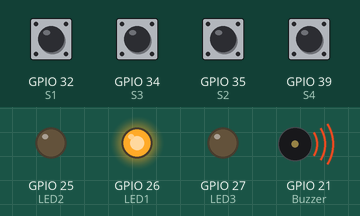
This sketch was run on a simulated ESP32. Parts: output pins drawn as LEDs (lit = HIGH), buzzer (waves = sounding, pin HIGH). The inputs (shaded band) are chosen by the test bench; at power-on: GPIO 32 (S1), GPIO 34 (S3), GPIO 35 (S2), GPIO 39 (S4) HIGH. WiFi joins after 1.5 s; servers stay silent unless stated.

Above: at 0.1 s.
At 1.1 s:
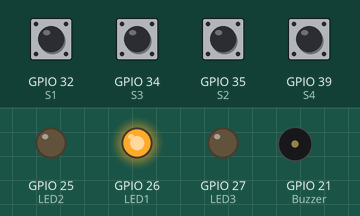
At 1.6 s:
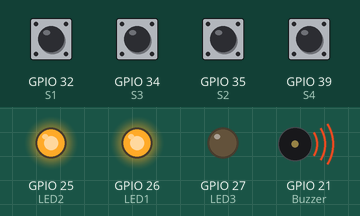
At 3.1 s:
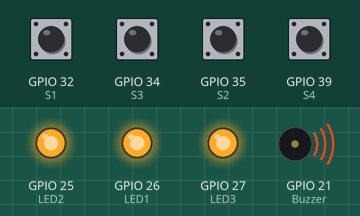
At 4.6 s:
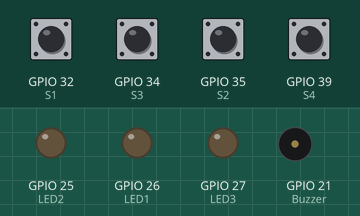
At 7.6 s:
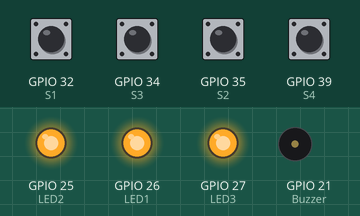
Timing chart, 0 to 9.1 s (numbered marks = the images above):
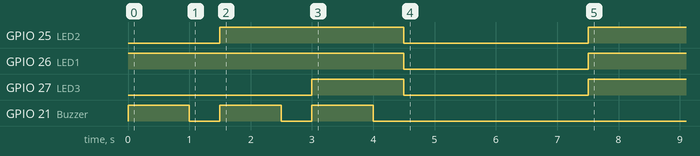

The sketch:

code.ino
```cpp
#include <WiFi.h>
#include <WiFiClient.h>
#include <BlynkSimpleEsp32.h>
BlynkTimer timer;


#define DEBUG_SW 0


#define S1 32
#define R1 15

#define S2 35
#define R2 2

#define S3 34
#define R3 4

#define S4 39
#define R4 22


#define LED1 26
#define LED2 25
#define LED3 27
#define Buzzer 21


int MODE = 0;


char ssid[] = "Kelg_Hadie"; // isi nama network
char pass[] = "Vitri1972" ; // isi pass wifi, kalau open network isi ""

char auth[] = "Fhqe-hOxDP-PlWrqOlINijwt09Z_w9Ll"; // auth dari blynk


int switch_ON_Flag1_previous_I = 0;
int switch_ON_Flag2_previous_I = 0;
int switch_ON_Flag3_previous_I = 0;
int switch_ON_Flag4_previous_I = 0;


BLYNK_WRITE(V1)
{
  int pinValue = param.asInt(); // assigning incoming value from pin V1 to a variable
  digitalWrite(R1, pinValue);
  // process received value
}

BLYNK_WRITE(V2)
{
  int pinValue = param.asInt(); // assigning incoming value from pin V2 to a variable
  digitalWrite(R2, pinValue);
  // process received value
}

BLYNK_WRITE(V3)
{
  int pinValue = param.asInt(); // assigning incoming value from pin V3 to a variable
  digitalWrite(R3, pinValue);
  // process received value
}

BLYNK_WRITE(V4)
{
  int pinValue = param.asInt(); // assigning incoming value from pin V4 to a variable
  digitalWrite(R4, pinValue);
  // process received value
}

void with_internet()
{
  if (digitalRead(S1) == LOW)
  {
    if (switch_ON_Flag1_previous_I == 0 )
    {
      digitalWrite(R1, LOW);
      if (DEBUG_SW) Serial.println("Relay1- ON");
      Blynk.virtualWrite(V1, 0);
      switch_ON_Flag1_previous_I = 1;
    }
    if (DEBUG_SW) Serial.println("Switch1 -ON");

  }
  if (digitalRead(S1) == HIGH )
  {
    if (switch_ON_Flag1_previous_I == 1)
    {
      digitalWrite(R1, HIGH);
      if (DEBUG_SW) Serial.println("Relay1 OFF");
      Blynk.virtualWrite(V1, 1);
      switch_ON_Flag1_previous_I = 0;
    }
    if (DEBUG_SW)Serial.println("Switch1 OFF");
  }


  if (digitalRead(S2) == LOW)
  {
    if (switch_ON_Flag2_previous_I == 0 )
    {
      digitalWrite(R2, LOW);
      if (DEBUG_SW)  Serial.println("Relay2- ON");
      Blynk.virtualWrite(V2, 0);
      switch_ON_Flag2_previous_I = 1;
    }
    if (DEBUG_SW) Serial.println("Switch2 -ON");

  }
  if (digitalRead(S2) == HIGH )
  {
    if (switch_ON_Flag2_previous_I == 1)
    {
      digitalWrite(R2, HIGH);
      if (DEBUG_SW) Serial.println("Relay2 OFF");
      Blynk.virtualWrite(V2, 1);
      switch_ON_Flag2_previous_I = 0;
    }
    if (DEBUG_SW)Serial.println("Switch2 OFF");
    //delay(200);
  }

  if (digitalRead(S3) == LOW)
  {
    if (switch_ON_Flag3_previous_I == 0 )
    {
      digitalWrite(R3, LOW);
      if (DEBUG_SW) Serial.println("Relay3- ON");
      Blynk.virtualWrite(V3, 0);
      switch_ON_Flag3_previous_I = 1;
    }
    if (DEBUG_SW) Serial.println("Switch3 -ON");

  }
  if (digitalRead(S3) == HIGH )
  {
    if (switch_ON_Flag3_previous_I == 1)
    {
      digitalWrite(R3, HIGH);
      if (DEBUG_SW) Serial.println("Relay3 OFF");
      Blynk.virtualWrite(V3, 1);
      switch_ON_Flag3_previous_I = 0;
    }
    if (DEBUG_SW)Serial.println("Switch3 OFF");
    //delay(200);
  }

  if (digitalRead(S4) == LOW)
  {
    if (switch_ON_Flag4_previous_I == 0 )
    {
      digitalWrite(R4, LOW);
      if (DEBUG_SW) Serial.println("Relay4- ON");
      Blynk.virtualWrite(V4, 0);
      switch_ON_Flag4_previous_I = 1;
    }
    if (DEBUG_SW) Serial.println("Switch4 -ON");

  }
  if (digitalRead(S4) == HIGH )
  {
    if (switch_ON_Flag4_previous_I == 1)
    {
      digitalWrite(R4, HIGH);
      if (DEBUG_SW) Serial.println("Relay4 OFF");
      Blynk.virtualWrite(V4, 1);
      switch_ON_Flag4_previous_I = 0;
    }
    if (DEBUG_SW)Serial.println("Switch4 OFF");
    //delay(200);
  }


}

void without_internet()
{

  digitalWrite(R1, digitalRead(S1));
  digitalWrite(R2, digitalRead(S2));
  digitalWrite(R3, digitalRead(S3));
  digitalWrite(R4, digitalRead(S4));

}


void checkBlynk() { // memanggil setiap 3 seconds by SimpleTimer

  bool isconnected = Blynk.connected();
  if (isconnected == false) {
    MODE = 1;
    digitalWrite(LED1, HIGH);
    digitalWrite(LED2, LOW);
    digitalWrite(LED3, LOW);
  }
  if (isconnected == true) {
    MODE = 0;
    digitalWrite(LED1, HIGH);
    digitalWrite(LED2, HIGH);
    digitalWrite(LED3, HIGH);
  }
}

void setup()
{
  // Debug console
  if (DEBUG_SW) Serial.begin(9600);
  pinMode(S1, INPUT);
  pinMode(R1, OUTPUT);

  pinMode(S2, INPUT);
  pinMode(R2, OUTPUT);

  pinMode(S3, INPUT);
  pinMode(R3, OUTPUT);

  pinMode(S4, INPUT);
  pinMode(R4, OUTPUT);


  pinMode(LED1, OUTPUT);
  pinMode(LED2, OUTPUT);
  pinMode(LED3, OUTPUT);
  pinMode(Buzzer, OUTPUT);

  digitalWrite(LED1, HIGH);
  digitalWrite(LED2, LOW);
  digitalWrite(LED3, LOW);
  digitalWrite(Buzzer, HIGH);
  delay(1000);
  digitalWrite(Buzzer, LOW);
  delay(500);

  digitalWrite(LED1, HIGH);
  digitalWrite(LED2, HIGH);
  digitalWrite(LED3, LOW);
  digitalWrite(Buzzer, HIGH);
  delay(1000);
  digitalWrite(Buzzer, LOW);
  delay(500);

  digitalWrite(LED1, HIGH);
  digitalWrite(LED2, HIGH);
  digitalWrite(LED3, HIGH);
  digitalWrite(Buzzer, HIGH);
  delay(1000);
  digitalWrite(Buzzer, LOW);
  delay(500);

  digitalWrite(LED1, LOW);
  digitalWrite(LED2, LOW);
  digitalWrite(LED3, LOW);

  //pinMode(MODE, INPUT);
  WiFi.begin(ssid, pass);
  timer.setInterval(3000L, checkBlynk); // check if connected to Blynk server every 3 seconds
  Blynk.config(auth);//, ssid, pass);

}

void loop()
{
  if (WiFi.status() != WL_CONNECTED)
  {
    if (DEBUG_SW) Serial.println("Not Connected");
  }
  else
  {
    if (DEBUG_SW) Serial.println(" Connected");
    Blynk.run();
  }

  timer.run(); // Initiates SimpleTimer
  if (MODE == 0)
    with_internet();
  else
    without_internet();
}
```

Measured:
- by itself, GPIO 25 (LED2), GPIO 26 (LED1), GPIO 27 (LED3): HIGH → LOW at 4.5 s, → HIGH 3.0 s later
